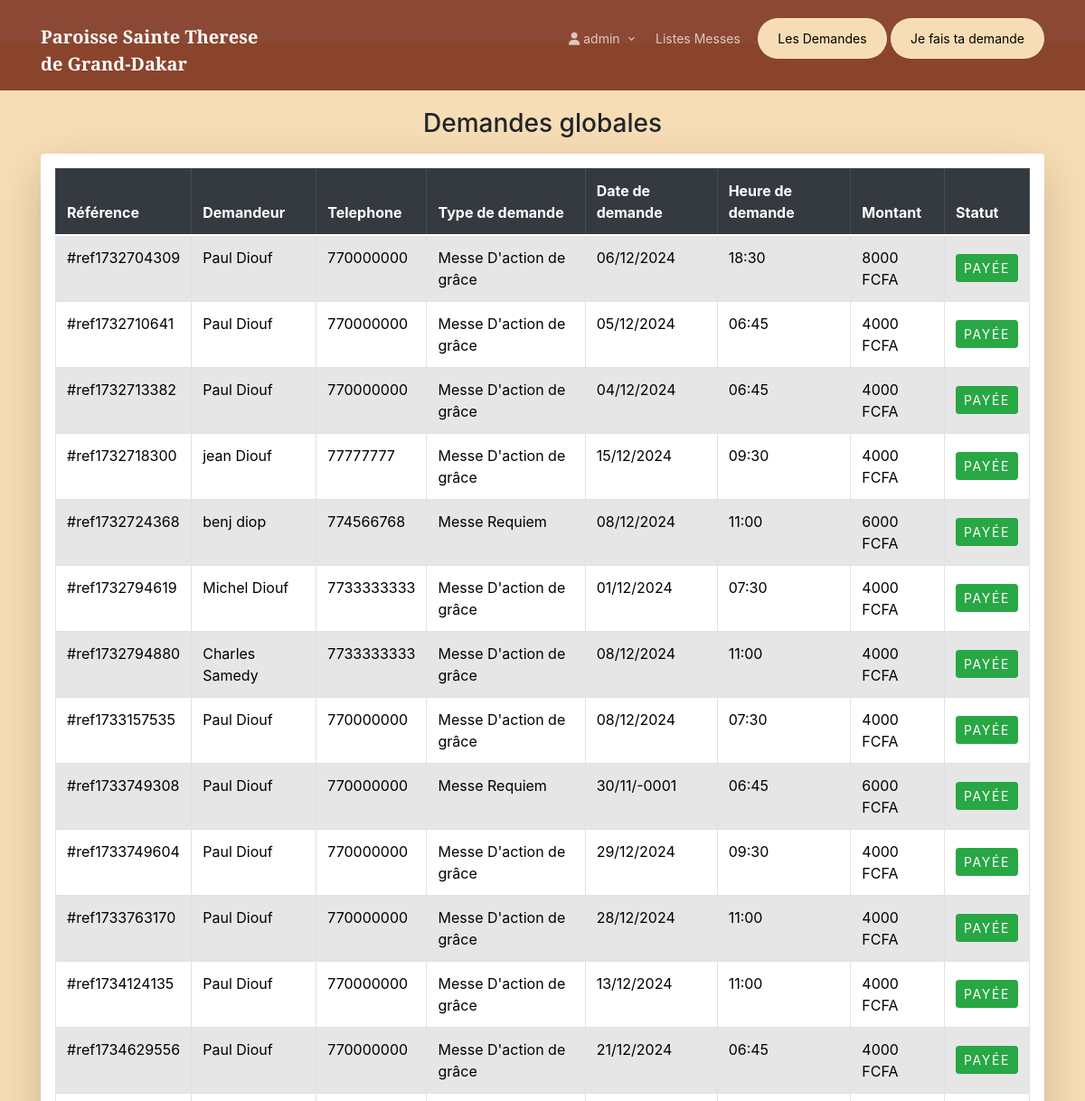
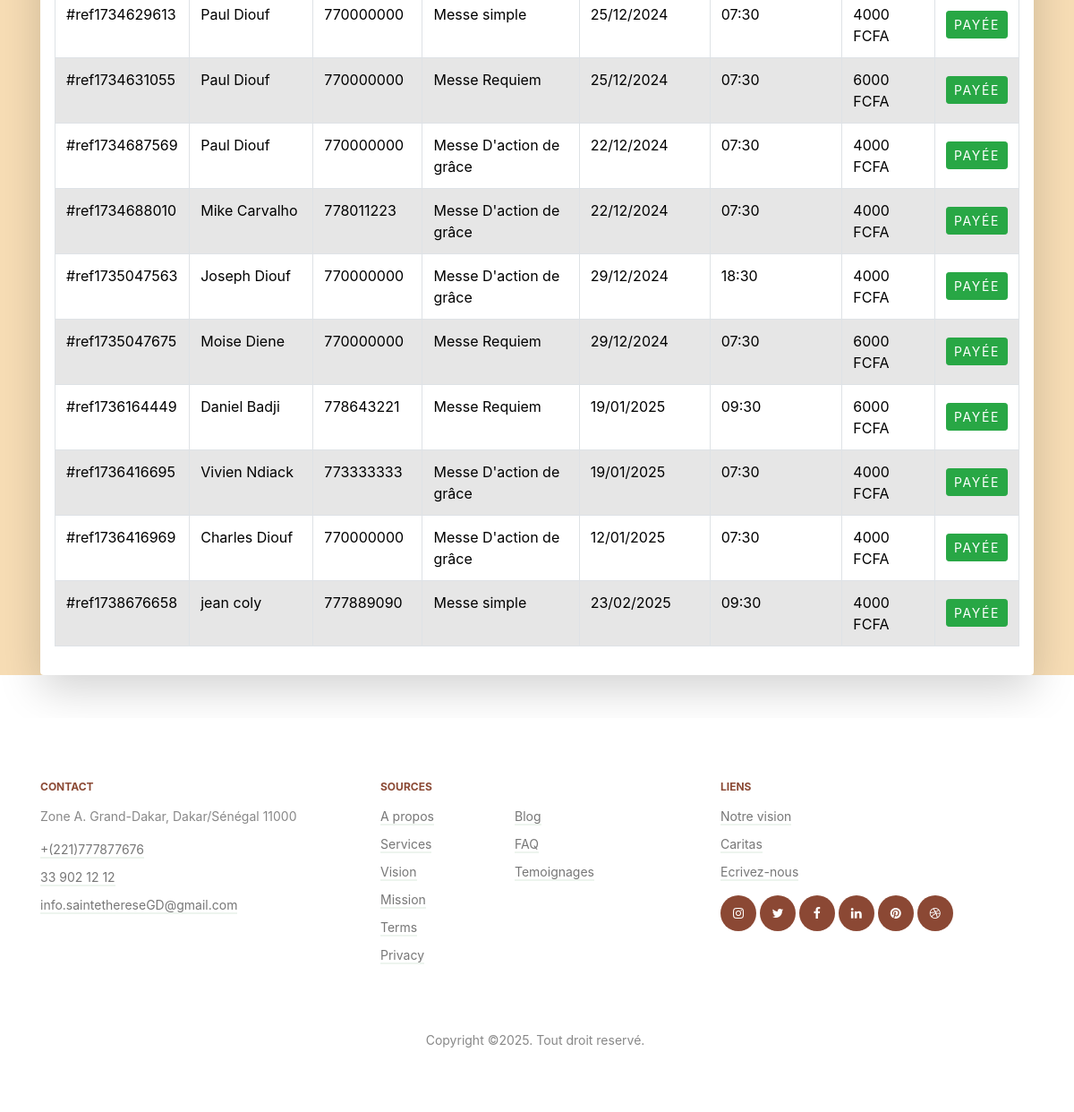
/?page=demandesGlobal (signed in), run on the app's committed database (2 pictures, top to bottom).
### tables this page shows
CREATE TABLE `demandemesse` (
  `id` int(11) NOT NULL,
  `reference` varchar(255) NOT NULL,
  `date` date NOT NULL,
  `heure` varchar(20) NOT NULL,
  `description` varchar(255) NOT NULL,
  `offrande_total` float NOT NULL,
  `demandeur_id` int(11) NOT NULL,
  `messe_id` int(11) NOT NULL,
  `statut` int(11) NOT NULL
);

CREATE TABLE `users` (
  `id` int(11) NOT NULL,
  `prenom` varchar(50) NOT NULL,
  `nom` varchar(20) NOT NULL,
  `adresse` varchar(255) NOT NULL,
  `tel` varchar(20) NOT NULL,
  `email` varchar(255) NOT NULL,
  `password` varchar(255) NOT NULL,
  `role` varchar(50) NOT NULL
);

CREATE TABLE `messes` (
  `id` int(11) NOT NULL,
  `nom` varchar(255) NOT NULL,
  `offrande` double NOT NULL
);

### controllers/demandesGlobalController.php (called while the page is built)
<?php
$toutes_les_demandes = getAllDemandes();
require_once("views/includes/header.php");
require_once("views/demandesGlobal.php");
require_once("views/includes/footer.php");
?>

### views/includes/mesFonctions.php (called while the page is built, shortened)
<?php
function  estAdmin()
{
    if (isset($_SESSION["user"]) && strtolower($_SESSION["user"]->role) === "admin")
    {
        return true;
    }
    return false;
}

### models/database.php (called while the page is built, shortened)
<?php
try {
    $db = new PDO("mysql:host=db;dbname=demandegrace;charset=utf8", "root", "password");
    $db->setAttribute(PDO::ATTR_ERRMODE, PDO::ERRMODE_EXCEPTION);
} catch (PDOException $e) {
    die("Erreur : " . $e->getMessage() . " à la ligne:" . __LINE__);
}
function getAllDemandes()
{
    global $db;
    try {
        $q = $db->prepare("SELECT dm.id as id, dm.statut as statut, u.prenom as prenomUser, u.nom as nomUser, u.tel as telUser, dm.offrande_total,  m.nom as nomMesse,
                                   date, reference, heure, offrande, description
                            FROM demandemesse dm, messes m, users u
                            WHERE dm.messe_id = m.id AND dm.demandeur_id = u.id");
        $q->execute();
        return $q->fetchAll(PDO::FETCH_OBJ);
    } catch (PDOException $e) {
        setMessage($e->getMessage(), "danger");
        return [];
    }
}

### views/demandesGlobal.php (the view, shortened to what this page needs)
<section  style="background-color: #f7ddb5;">
    <div class="container mt-5 pt-4" style="margin-top: 50%;">
        <h3 class="text-center mb-3 pt-5">Demandes globales</h3>
        <div class="table-responsive shadow-lg p-3 mb-5 bg-white rounded">
            <table class="table table-striped table-bordered table-hover">
                <thead class="thead-dark">
                    <tr>
                        <th>Référence</th>
                        <th>Demandeur</th>
                        <th>Telephone</th>
                        <th>Type de demande</th>
                        <th>Date de demande</th>
                        <th>Heure de demande</th>
                        <th>Montant</th>
                        <th>Statut</th>
                    </tr>
                </thead>
                <tbody>
                    <?php foreach ($toutes_les_demandes as $demande): ?>
                        <tr>
                            <td><?= $demande->reference ?></td>
                            <td><?= htmlspecialchars($demande->prenomUser) ?> <?= htmlspecialchars($demande->nomUser) ?></td>
                            <td><?= $demande->telUser ?></td>
                            <td><?= ucfirst(htmlspecialchars($demande->nomMesse)) ?></td>
                            <td><?= date('d/m/Y', strtotime($demande->date)) ?></td>
                            <td><?= $demande->heure ?></td>
                            <td><?= $demande->offrande_total ?> FCFA</td>
                            <td>
                                <?php if ($demande->statut != 'valider' && $demande->statut != 'payée'): ?>
                                    <button class="btn btn-sm btn-success mt-2"
                                            onclick="validerDemande(<?= $demande->id ?>)">
                                        Payée
                                    </button>
                                <?php endif; ?>
                            </td>
                        </tr>
                    <?php endforeach; ?>
                </tbody>
            </table>
        </div>
    </div>
</section>

### index.php (shortened to what this page needs)
<?php
	require_once("views/includes/mesFonctions.php");
	require_once("models/database.php");
	if(isset($_GET["page"]))
	{
		switch($_GET["page"])
		{
			case 'demandesGlobal':
				require_once("controllers/demandesGlobalController.php");
				break;
		}
	}
	else
	{
		require_once("controllers/homeController.php");
	}
	?>

### views/includes/header.php (shortened to what this page needs)
<!doctype html>
<html lang="fr">
<head>
	<link rel="stylesheet" href="https://cdnjs.cloudflare.com/ajax/libs/font-awesome/6.7.0/css/all.min.css">
	<link rel="stylesheet" href="assets/fonts/icomoon/style.css">
	<link rel="stylesheet" href="assets/fonts/flaticon/font/flaticon.css">
	<link rel="stylesheet" href="assets/css/tiny-slider.css">
	<link rel="stylesheet" href="assets/css/glightbox.min.css">
	<link rel="stylesheet" href="assets/css/aos.css">
	<link rel="stylesheet" href="assets/css/style.css">
	<link rel="stylesheet" href="https://unpkg.com/bootstrap@5.3.3/dist/css/bootstrap.min.css">
    <link rel="stylesheet" href="https://unpkg.com/bs-brain@2.0.4/components/logins/login-5/assets/css/login-5.css">
	<link href="https://cdnjs.cloudflare.com/ajax/libs/simple-line-icons/2.4.1/css/simple-line-icons.min.css" rel="stylesheet">
    <link rel="stylesheet" href="https://maxcdn.bootstrapcdn.com/bootstrap/4.0.0/css/bootstrap.min.css">
    <link rel="stylesheet" href="assets/css/registerStyle.css">
    <link href="https://maxcdn.bootstrapcdn.com/bootstrap/4.5.2/css/bootstrap.min.css" rel="stylesheet">
	<link rel="stylesheet" href="assets/css/listesMesseStyle.css">
</head>
<body >
	<nav class="site-nav" style="background-color: #7d321be3;">
		<div class="container">
			<div class="site-navigation">
				<a href="?page=home" class="logo m-0 float-left" style="text-decoration: none;">Paroisse Sainte Therese<br><span>de Grand-Dakar</span></a>
				<ul class="js-clone-nav d-none d-lg-inline-block text-start site-menu float-end">
					<?php if(estAdmin()): ?>
						<?php if(isset($_SESSION["user"])): ?>
						<li class="has-children <?= isset($_GET['page']) && $_GET['page'] == 'profilAdmin'? 'active': ''?>">
							<a href="#"> <i class="fa fa-user"></i> <?= $_SESSION["user"]->prenom ?></a>
						</li>
						<?php endif;?>
						<li class=" <?= isset($_GET['page']) && $_GET['page'] == 'listesMessesAdmin'? 'active': ''?> "><a href="?page=listesMessesAdmin">Listes Messes</a></li>
						<li class="cta-button"><a href="?page=demandesGlobal">Les Demandes</a></li>
						<li class="cta-button"><a href="?page=listesMessesAdmin">Je fais ta demande</a></li>
					<?php endif;?>
				</ul>
			</div>
		</div>
	</nav>

### views/includes/footer.php (shortened to what this page needs)
<div class="site-footer bg-white">
		<div class="container">
			<div class="row">
				<div class="col-lg-4">
					<div class="widget">
						<h3 style="color: #7d321be3;">Contact</h3>
						<address>Zone A. Grand-Dakar, Dakar/Sénégal 11000</address>
						<ul class="list-unstyled links">
							<li><a href="tel://11234567890">+(221)777877676</a></li>
							<li><a href="tel://11234567890">33 902 12 12</a></li>
							<li><a href="mailto:info@mydomain.com">info.saintethereseGD@gmail.com</a></li>
						</ul>
					</div>
				</div>
				<div class="col-lg-4">
					<div class="widget">
						<h3 style="color: #7d321be3;">Sources</h3>
						<ul class="list-unstyled float-start links">
							<li><a href="#">A propos</a></li>
							<li><a href="#">Services</a></li>
							<li><a href="#">Vision</a></li>
							<li><a href="#">Mission</a></li>
							<li><a href="#">Terms</a></li>
							<li><a href="#">Privacy</a></li>
						</ul>
						<ul class="list-unstyled float-start links">
							<li><a href="#">Blog</a></li>
							<li><a href="#">FAQ</a></li>
							<li><a href="#">Temoignages</a></li>
						</ul>
					</div>
				</div>
				<div class="col-lg-4">
					<div class="widget">
						<h3 style="color: #7d321be3;">Liens</h3>
						<ul class="list-unstyled links">
							<li><a href="#">Notre vision</a></li>
							<li><a href="#">Caritas</a></li>
							<li><a href="#">Ecrivez-nous</a></li>
						</ul>
						<ul class="list-unstyled social">
							<li style="background-color: #fff;"><a href="#"style="background-color: #7d321be3;"><span class="icon-instagram"></span></a></li>
							<li style="background-color: #fff;"><a href="#"style="background-color: #7d321be3;"><span class="icon-twitter"></span></a></li>
							<li style="background-color: #fff;"><a href="#"style="background-color: #7d321be3;"><span class="icon-facebook"></span></a></li>
							<li style="background-color: #fff;"><a href="#"style="background-color: #7d321be3;"><span class="icon-linkedin"></span></a></li>
							<li style="background-color: #fff;"><a href="#"style="background-color: #7d321be3;"><span class="icon-pinterest"></span></a></li>
							<li style="background-color: #fff;"><a href="#"style="background-color: #7d321be3;"><span class="icon-dribbble"></span></a></li>
						</ul>
					</div>
				</div>
			</div>
			<div class="row mt-5">
				<div class="col-12 text-center">
					<p class="mb-0">Copyright &copy;. Tout droit reservé.
					</p>
				</div>
			</div>
		</div>
	</div>
</body>
</html>

### assets/css/registerStyle.css (style rules this page uses)
body { background-color: #f8d3a3; }

### data on the page
demandemesse: reference "#ref1732704309", demandeur.prenom "Paul", demandeur.nom "Diouf", demandeur.tel "770000000", messe.nom "Messe D'action de grâce", date "06/12/2024", heure "18:30", offrande_total "8000"
demandemesse: reference "#ref1732710641", demandeur.prenom "Paul", demandeur.nom "Diouf", demandeur.tel "770000000", messe.nom "Messe D'action de grâce", date "05/12/2024", heure "06:45", offrande_total "4000"
demandemesse: reference "#ref1732713382", demandeur.prenom "Paul", demandeur.nom "Diouf", demandeur.tel "770000000", messe.nom "Messe D'action de grâce", date "04/12/2024", heure "06:45", offrande_total "4000"
demandemesse: reference "#ref1732718300", demandeur.prenom "jean", demandeur.nom "Diouf", demandeur.tel "77777777", messe.nom "Messe D'action de grâce", date "15/12/2024", heure "09:30", offrande_total "4000"
demandemesse: reference "#ref1732724368", demandeur.prenom "benj", demandeur.nom "diop", demandeur.tel "774566768", messe.nom "Messe Requiem", date "08/12/2024", heure "11:00", offrande_total "6000"
demandemesse: reference "#ref1732794619", demandeur.prenom "Michel", demandeur.nom "Diouf", demandeur.tel "7733333333", messe.nom "Messe D'action de grâce", date "01/12/2024", heure "07:30", offrande_total "4000"
demandemesse: reference "#ref1732794880", demandeur.prenom "Charles", demandeur.nom "Samedy", demandeur.tel "7733333333", messe.nom "Messe D'action de grâce", date "08/12/2024", heure "11:00", offrande_total "4000"
demandemesse: reference "#ref1733157535", demandeur.prenom "Paul", demandeur.nom "Diouf", demandeur.tel "770000000", messe.nom "Messe D'action de grâce", date "08/12/2024", heure "07:30", offrande_total "4000"
demandemesse: reference "#ref1733749308", demandeur.prenom "Paul", demandeur.nom "Diouf", demandeur.tel "770000000", messe.nom "Messe Requiem", date "30/11/-0001", heure "06:45", offrande_total "6000"
demandemesse: reference "#ref1733749604", demandeur.prenom "Paul", demandeur.nom "Diouf", demandeur.tel "770000000", messe.nom "Messe D'action de grâce", date "29/12/2024", heure "09:30", offrande_total "4000"
demandemesse: reference "#ref1733763170", demandeur.prenom "Paul", demandeur.nom "Diouf", demandeur.tel "770000000", messe.nom "Messe D'action de grâce", date "28/12/2024", heure "11:00", offrande_total "4000"
demandemesse: reference "#ref1734124135", demandeur.prenom "Paul", demandeur.nom "Diouf", demandeur.tel "770000000", messe.nom "Messe D'action de grâce", date "13/12/2024", heure "11:00", offrande_total "4000"
demandemesse: reference "#ref1734629556", demandeur.prenom "Paul", demandeur.nom "Diouf", demandeur.tel "770000000", messe.nom "Messe D'action de grâce", date "21/12/2024", heure "06:45", offrande_total "4000"
demandemesse: reference "#ref1734629613", demandeur.prenom "Paul", demandeur.nom "Diouf", demandeur.tel "770000000", messe.nom "Messe simple", date "25/12/2024", heure "07:30", offrande_total "4000"
demandemesse: reference "#ref1734631055", demandeur.prenom "Paul", demandeur.nom "Diouf", demandeur.tel "770000000", messe.nom "Messe Requiem", date "25/12/2024", heure "07:30", offrande_total "6000"
demandemesse: reference "#ref1734687569", demandeur.prenom "Paul", demandeur.nom "Diouf", demandeur.tel "770000000", messe.nom "Messe D'action de grâce", date "22/12/2024", heure "07:30", offrande_total "4000"
demandemesse: reference "#ref1734688010", demandeur.prenom "Mike", demandeur.nom "Carvalho", demandeur.tel "778011223", messe.nom "Messe D'action de grâce", date "22/12/2024", heure "07:30", offrande_total "4000"
demandemesse: reference "#ref1735047563", demandeur.prenom "Joseph", demandeur.nom "Diouf", demandeur.tel "770000000", messe.nom "Messe D'action de grâce", date "29/12/2024", heure "18:30", offrande_total "4000"
demandemesse: reference "#ref1735047675", demandeur.prenom "Moise", demandeur.nom "Diene", demandeur.tel "770000000", messe.nom "Messe Requiem", date "29/12/2024", heure "07:30", offrande_total "6000"
demandemesse: reference "#ref1736164449", demandeur.prenom "Daniel", demandeur.nom "Badji", demandeur.tel "778643221", messe.nom "Messe Requiem", date "19/01/2025", heure "09:30", offrande_total "6000"
demandemesse: reference "#ref1736416695", demandeur.prenom "Vivien", demandeur.nom "Ndiack", demandeur.tel "773333333", messe.nom "Messe D'action de grâce", date "19/01/2025", heure "07:30", offrande_total "4000"
demandemesse: reference "#ref1736416969", demandeur.prenom "Charles", demandeur.nom "Diouf", demandeur.tel "770000000", messe.nom "Messe D'action de grâce", date "12/01/2025", heure "07:30", offrande_total "4000"
demandemesse: reference "#ref1738676658", demandeur.prenom "jean", demandeur.nom "coly", demandeur.tel "777889090", messe.nom "Messe simple", date "23/02/2025", heure "09:30", offrande_total "4000"

### other printed values
$_SESSION["user"]->prenom "admin"
